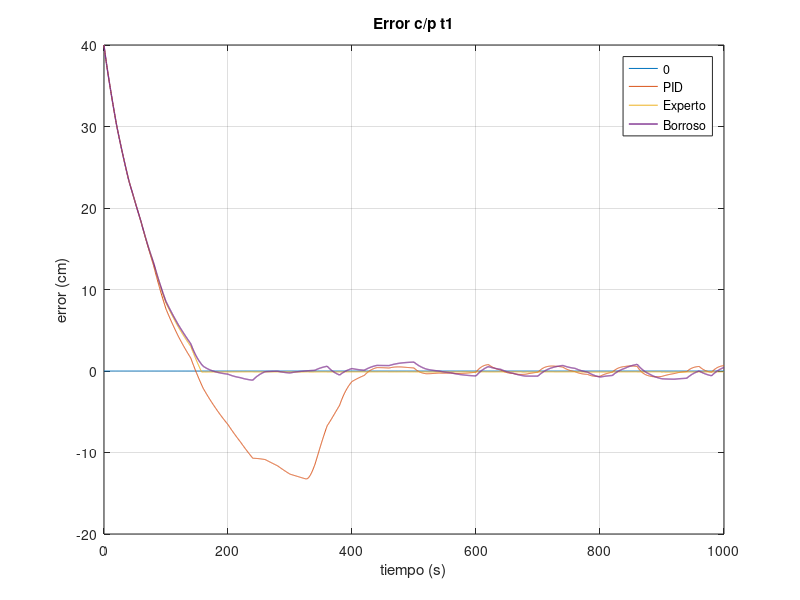
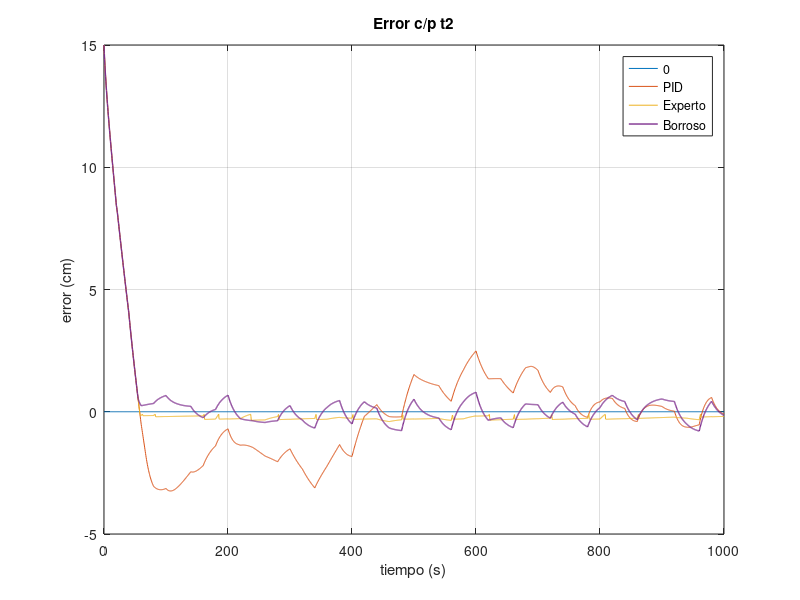

Source code (MATLAB) for these figures, in order:

clear all;

resized = [680, 458, 280, 210];

% Errores

error_pid = load("error_pid.mat", "error");
error_pid = error_pid.("error");

error_expert = load("error_expert.mat", "error");
error_expert = error_expert.("error");

error_fuzzy = load("error_fuzzy.mat", "error");
error_fuzzy = error_fuzzy.("error");

figure(1)
plot(error_pid(1,:), zeros(size(error_pid(1,:))), error_pid(1,:), error_pid(2,:)*100, error_expert(1,:), error_expert(2,:)*100, ...
    error_fuzzy(1,:), error_fuzzy(2,:)*100, 'linewidth', 1);
grid on;
xlabel('tiempo (s)');
ylabel('error (cm)');
legend('0', 'PID', 'Experto', 'Borroso');
title('Error c/p t1');
set(gcf, 'Position', resized);

figure(2)
plot(error_pid(1,:), zeros(size(error_pid(1,:))), error_pid(1,:), error_pid(3,:)*100, error_expert(1,:), error_expert(3,:)*100, ...
    error_fuzzy(1,:), error_fuzzy(3,:)*100, 'linewidth', 1);
grid on;
xlabel('tiempo (s)');
ylabel('error (cm)');
legend('0', 'PID', 'Experto', 'Borroso');
title('Error c/p t2');
set(gcf, 'Position', resized);
